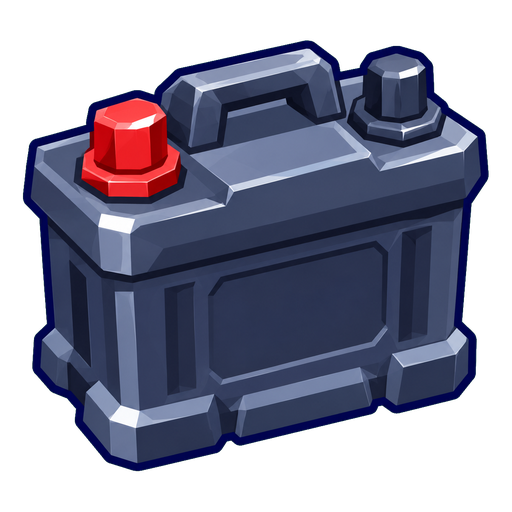
#> input picture items/battery.png, 512 x 512 px, given as the content of the folder src, which was not available
$ python cutout.py
#> lines starting #> are read from the running program, lines starting #| are printed output that depends on the picture; after the words box and inside, x2 and y2 are one past the last pixel; in counts of white or black regions, pixels touching at a corner belong together; pictures that were not available may be replaced by others from this repository, and a replacement may not be noted
"""Remove the green background from the item art, then make:
  out/<name>.png        transparent 512x512 inventory icon
  out/<name>_dark.png   dark silhouette for undiscovered Index entries
Background is removed by flood-filling from the image edges (it stops at the dark outline),
plus enclosed holes that are clearly background colour. Edge pixels are un-mixed from the
green so there's no green fringe."""
import numpy as np, os, sys, glob
from PIL import Image
from scipy import ndimage

SRC, OUT = "src", "out"
os.makedirs(OUT, exist_ok=True)
SIZE, MARGIN = 512, 0.05
DARK = (28, 30, 44)

def process(path):
#> called with path = '_only/battery.png'
    im = np.asarray(Image.open(path).convert("RGB")).astype(np.float32)
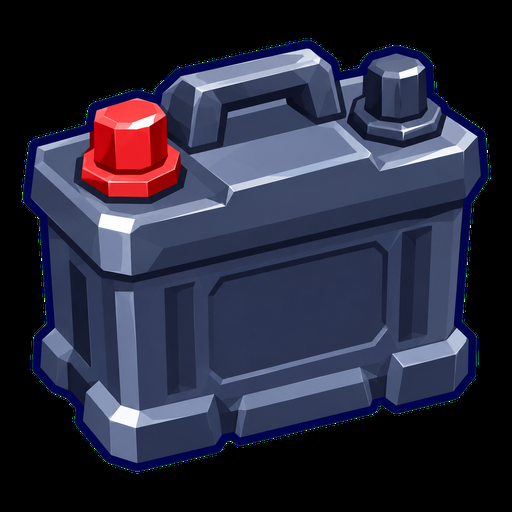
#> im: shape (512, 512, 3) float32; mean R, G, B 40.5, 41.3, 60
    h, w, _ = im.shape
#> h = 512; w = 512
    edge = np.concatenate([im[:8].reshape(-1, 3), im[-8:].reshape(-1, 3), im[:, :8].reshape(-1, 3), im[:, -8:].reshape(-1, 3)])
    bg = np.median(edge, axis=0)
#> bg = [0, 0, 0]
    d = np.linalg.norm(im - bg, axis=2)

    near = d < 70
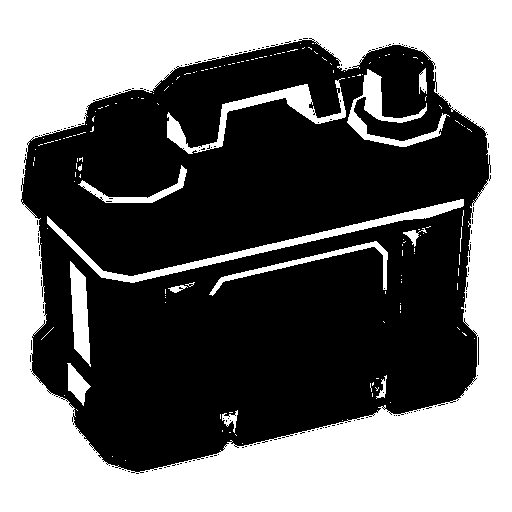
#> near: shape (512, 512) bool; 44.7% white; 148 white regions (134 under 20 px), largest, box (x1, y1, x2, y2) and area: (0, 0, 512, 512) 104835, (47, 199, 464, 283) 3213, (167, 78, 346, 154) 2377
    lab, n = ndimage.label(near)
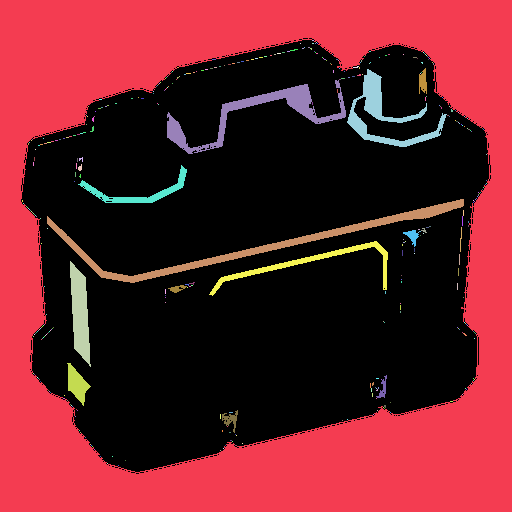
#> lab: shape (512, 512) int32; 388 distinct labels, from 0 to 387; one colour per label, 0 black
#> n = 387
    border = set(np.unique(np.concatenate([lab[0], lab[-1], lab[:, 0], lab[:, -1]]))) - {0}
#> border = 1 item
    bgmask = np.isin(lab, list(border))
#> bgmask: shape (512, 512) bool; 39.9% white; 1 white region, box (x1, y1, x2, y2) and area: (0, 0, 512, 512) 104641
    # enclosed holes: very close to bg colour and not tiny
    sizes = ndimage.sum(np.ones_like(lab), lab, index=np.arange(n + 1))
#> sizes = 388 values, max 144920 at index 0, min 1 at index 3, mean 675.6
    tight = d < 32
#> tight: shape (512, 512) bool; 39.9% white; 16 white regions (14 under 20 px), largest, box (x1, y1, x2, y2) and area: (0, 0, 512, 512) 104596, (287, 98, 293, 105) 22
    for i in range(1, n + 1):
        if i in border or sizes[i] < 120:
            continue
        comp = lab == i
        if tight[comp].mean() > 0.6:
            bgmask |= comp

    # soft alpha on a thin band around the background
    band = ndimage.binary_dilation(bgmask, iterations=3) & ~bgmask
#> band: shape (512, 512) bool; 2% white in thin lines or dots, all inside (x1, y1, x2, y2) = (21, 38, 491, 474)
    alpha = np.ones((h, w), np.float32)
    alpha[bgmask] = 0
    a_band = np.clip((d - 40) / (130 - 40), 0, 1)
    alpha[band] = a_band[band]

    # un-mix green from partially transparent edge pixels
    rgb = im.copy()
    m = (alpha > 0.02) & (alpha < 0.999)
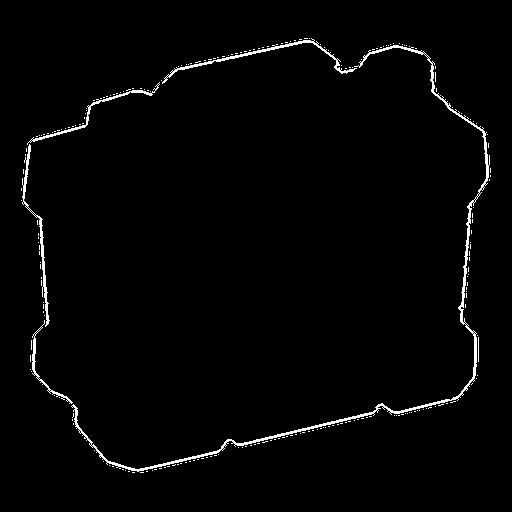
#> m: shape (512, 512) bool; 1.8% white in thin lines or dots, all inside (x1, y1, x2, y2) = (21, 38, 491, 473)
    a = alpha[m][:, None]
#> a = 4766 values, max 0.998 at index 130, min 0.256 at index 765, mean 0.499
    rgb[m] = np.clip((im[m] - (1 - a) * bg) / a, 0, 255)
#> rgb: shape (512, 512, 3) float32; 1.82% of pixels changed, all inside (x1, y1, x2, y2) = (21, 38, 491, 473)
    # remove leftover green spill on the band
    sp = band & (alpha > 0)
    g = rgb[..., 1]
    lim = np.maximum(rgb[..., 0], rgb[..., 2]) + 10
    g[sp] = np.minimum(g[sp], lim[sp])
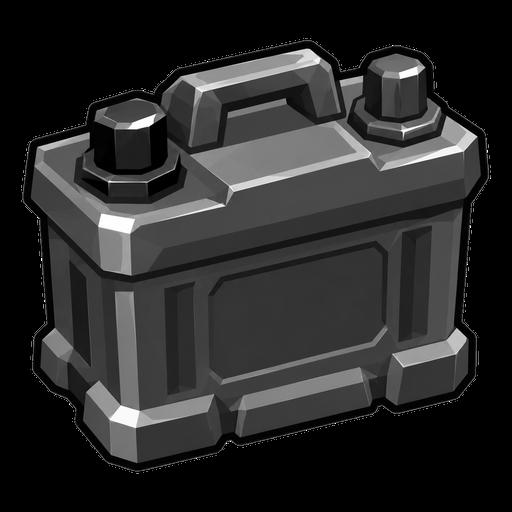
#> g: shape (512, 512) float32; min 0, max 255, mean 41.6

    rgba = np.dstack([rgb, alpha * 255]).astype(np.uint8)
    img = Image.fromarray(rgba, "RGBA")
    bbox = img.getchannel("A").point(lambda v: 255 if v > 8 else 0).getbbox()
#> bbox = (21, 38, 491, 474)
    img = img.crop(bbox)
    side = int(max(img.size) * (1 + 2 * MARGIN))
#> side = 517
    canvas = Image.new("RGBA", (side, side), (0, 0, 0, 0))
#> canvas: PIL image 517x517 RGBA; every value is 0
    canvas.paste(img, ((side - img.size[0]) // 2, (side - img.size[1]) // 2))
    icon = canvas.resize((SIZE, SIZE), Image.LANCZOS)
    name = os.path.splitext(os.path.basename(path))[0]
    icon.save(os.path.join(OUT, name + ".png"))

    al = np.asarray(icon.getchannel("A"))
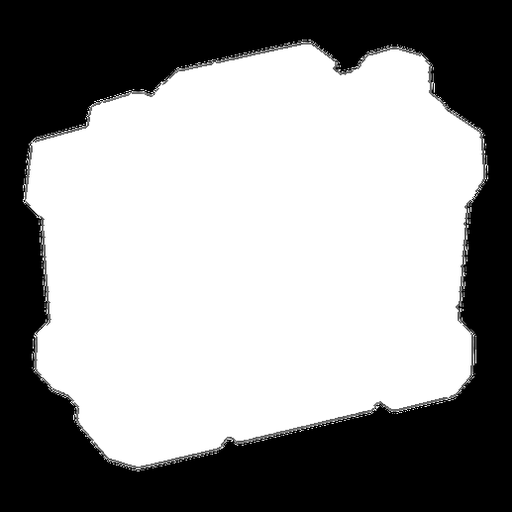
#> al: shape (512, 512); min 0, max 255, mean 147.9
    dark = np.zeros((SIZE, SIZE, 4), np.uint8)
    dark[..., 0], dark[..., 1], dark[..., 2] = DARK
    dark[..., 3] = al
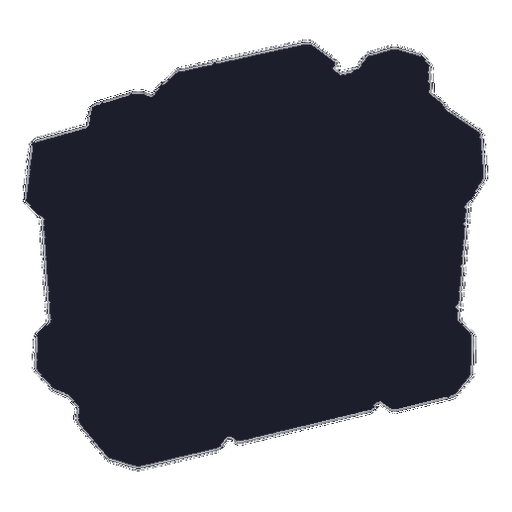
#> dark: shape (512, 512, 4); mean of channels 0, 1, 2, 3 28, 30, 44, 147.9; transparent parts drawn white
    Image.fromarray(dark, "RGBA").save(os.path.join(OUT, name + "_dark.png"))
    return name, float((alpha == 0).mean())

for f in sorted(glob.glob(os.path.join(SRC, "*.png"))):
    n, frac = process(f)
#> n = 'battery'; frac = 0.4
    print(f"{n}: {frac*100:.0f}% removed")
#| battery: 40% removed

$ run again, on items/fancy_spoons.png
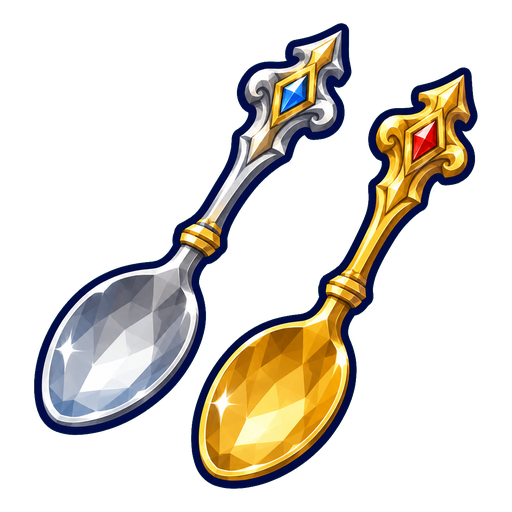
#> input picture items/fancy_spoons.png, 512 x 512 px, given as the content of the folder src, which was not available
#> bg = [0, 0, 0]
#> near: shape (512, 512) bool; 72.8% white; 195 black regions (185 under 20 px), largest, box (x1, y1, x2, y2) and area: (34, 22, 353, 437) 37812, (189, 66, 479, 490) 32668, (195, 376, 209, 406) 76
#> lab: shape (512, 512) int32; 986 distinct labels, from 0 to 985
#> in process, `lab, n = ndimage.label(near)`: n = 985
#> border = 1 item
#> bgmask: shape (512, 512) bool; 71.5% white; 193 black regions (181 under 20 px), largest, box (x1, y1, x2, y2) and area: (34, 22, 353, 437) 39455, (189, 66, 479, 490) 34457, (195, 376, 209, 406) 83
#> sizes = 986 values, max 187397 at index 1, min 1 at index 3, mean 265.9
#> tight: shape (512, 512) bool; 70% white; 87 black regions (85 under 20 px), largest, box (x1, y1, x2, y2) and area: (33, 22, 353, 437) 39577, (189, 66, 479, 490) 38855
#> band: shape (512, 512) bool; 3.8% white in thin lines or dots, all inside (x1, y1, x2, y2) = (32, 21, 480, 491)
#> in process, `m = (alpha > 0.02) & (alpha < 0.999)`:
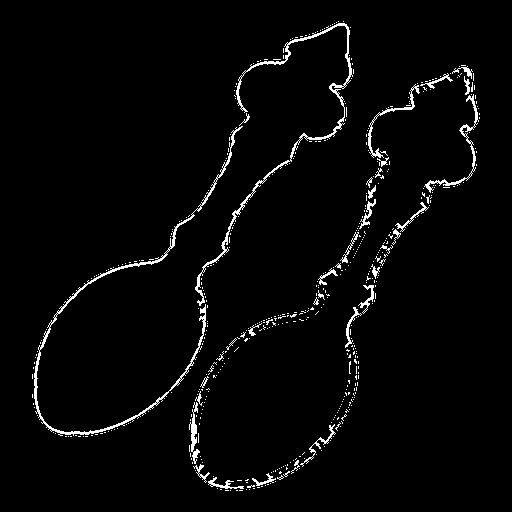
#> m: shape (512, 512) bool; 2.8% white in thin lines or dots, all inside (x1, y1, x2, y2) = (32, 21, 480, 491)
#> a = 7332 values, max 0.999 at index 1037, min 0.082 at index 4307, mean 0.458
#> rgb: shape (512, 512, 3) float32; mean R, G, B 42.8, 39.1, 33.1
#> bbox = (32, 21, 480, 491)
#> in process, `dark[..., 3] = al`:
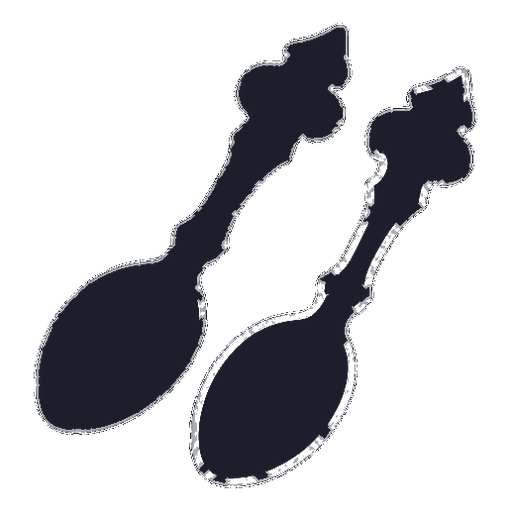
#> dark: shape (512, 512, 4); mean of channels 0, 1, 2, 3 28, 30, 44, 67.3; transparent parts drawn white
#> `n, frac = process(f)`: n = 'fancy_spoons'; frac = 0.716
#| fancy_spoons: 72% removed
